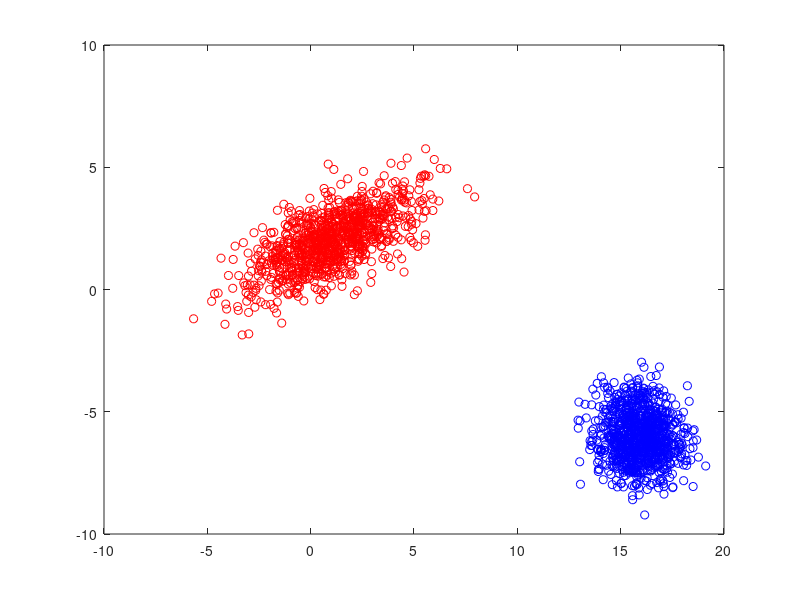

Recreate this plot in MATLAB.
clear all; close all
%1st distribution
N = 1000;
mu = [1 2];
Sigma = [2 .5; .5 1];
z1 = repmat(mu,N,1) + randn(N,2)*Sigma;

figure
plot(z1(:,1),z1(:,2),'or')


%2nd distribution
N = 1000;
mu = [16 -6];
Sigma = [1 0; 0 1];
z2 = repmat(mu,N,1) + randn(N,2)*Sigma;

hold on
plot(z2(:,1),z2(:,2),'ob')

labels = [1*ones(size(z1,1),1); 2*ones(size(z2,1),1)];
data = [z1; z2];

%reshuffle data
ind = randperm(size(data,1));
data = data(ind,:); labels = labels(ind);
save 'data_art.mat' data;
save 'labels_art.mat' labels;